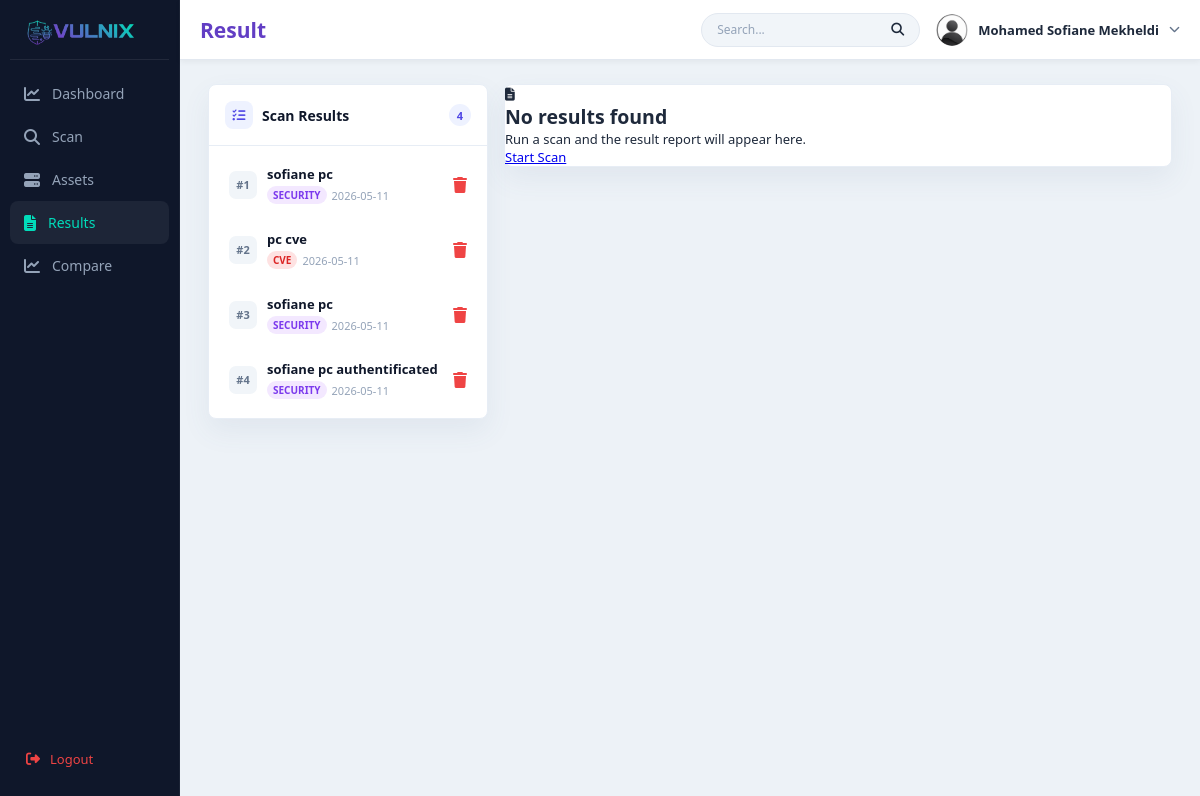
/result?scan_id=23 (signed in), run on an earlier commit of the app's database.
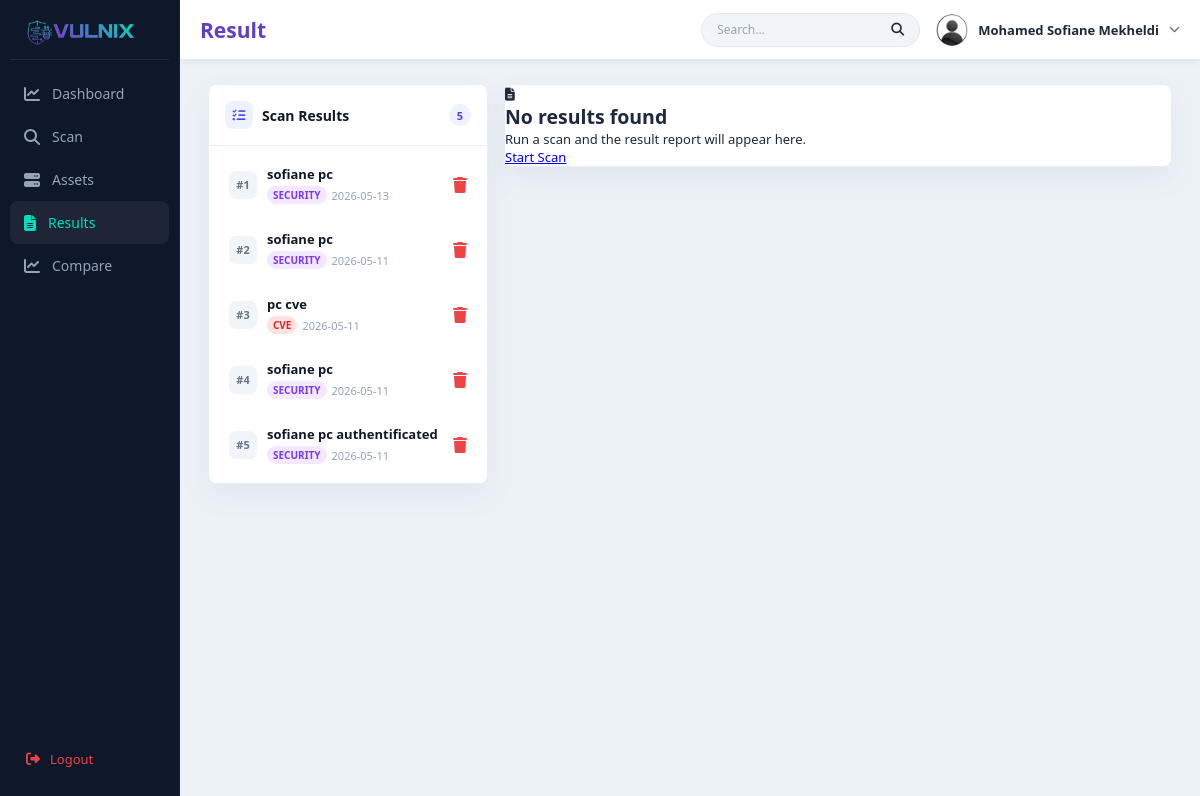
And on a later commit of the database.
### tables this page shows
CREATE TABLE scans (
        id INTEGER PRIMARY KEY AUTOINCREMENT,
        user_email TEXT NOT NULL,
        target TEXT NOT NULL,
        scan_type TEXT NOT NULL,
        scan_mode TEXT,
        status TEXT NOT NULL DEFAULT 'scanning',
        result_json TEXT,
        error_message TEXT,
        created_at TEXT NOT NULL,
        completed_at TEXT
    , machine_name TEXT);

### main.py (the view, shortened to what this page needs)
@app.route("/result")
def result():
    if "user" not in session:
        return redirect(url_for("home"))
    ensure_scans_table()
    user_email = session["user"]["email"]
    scans = fetch_user_scans(user_email)
    selected_scan = None
    selected_scan_id = request.args.get("scan_id", type=int)
    if selected_scan_id:
        selected_scan = fetch_scan(selected_scan_id, user_email)
    elif scans:
        selected_scan = fetch_scan(scans[0]["id"], user_email)
    result_payload = None
    target = None
    scan_type = None
    scan_error = None
    findings = (result_payload or {}).get("findings", [])
    return render_template(
        "result.html",
        user=session["user"],
        active="result",
        scans=scans,
        selected_scan=selected_scan,
        results=result_payload,
        target=target,
        scan_type=scan_type,
        scan_error=scan_error,
    )

### main.py (called while the page is built, shortened)
def get_db_connection():
    conn = sqlite3.connect(DB_PATH)
    conn.row_factory = sqlite3.Row
    return conn

def ensure_scans_table():
    conn = get_db_connection()
    cursor = conn.cursor()
    cursor.execute(
        """
        CREATE TABLE IF NOT EXISTS scans (
            id INTEGER PRIMARY KEY AUTOINCREMENT,
            user_email TEXT NOT NULL,
            machine_name TEXT,
            target TEXT NOT NULL,
            scan_type TEXT NOT NULL,
            scan_mode TEXT,
            status TEXT NOT NULL DEFAULT 'scanning',
            result_json TEXT,
            error_message TEXT,
            created_at TEXT NOT NULL,
            completed_at TEXT
        )
        """
    )
    columns = {
        row[1]
        for row in cursor.execute("PRAGMA table_info(scans)").fetchall()
    }
    if "machine_name" not in columns:
        cursor.execute("ALTER TABLE scans ADD COLUMN machine_name TEXT")
    conn.commit()
    conn.close()

def fetch_user_scans(user_email):
    conn = get_db_connection()
    rows = conn.execute(
        """
        SELECT id, machine_name, target, scan_type, scan_mode, status, created_at, completed_at
        FROM scans
        WHERE user_email = ?
        ORDER BY created_at DESC, id DESC
        """,
        (user_email,),
    ).fetchall()
    conn.close()
    scans = [dict(row) for row in rows]
    for display_no, scan in enumerate(scans, start=1):
        scan["display_no"] = display_no
        scan["asset_label"] = scan.get("machine_name") or scan.get("target")
    return scans

def fetch_scan(scan_id, user_email):
    conn = get_db_connection()
    row = conn.execute(
        "SELECT * FROM scans WHERE id = ? AND user_email = ?",
        (scan_id, user_email),
    ).fetchone()
    conn.close()
    if not row:
        return None

### templates/result.html (shortened to what this page needs)
{% extends "base.html" %}
{% block extra_css %}
<link rel="stylesheet" href="{{ url_for('static', filename='css/result.css') }}">
{% endblock %}
{% block content %}
{% set asset_name = selected_scan.asset_label|default(selected_scan.machine_name or selected_scan.target) if selected_scan else "" %}
<div class="result-layout">
    <aside class="scan-sidebar">
        <div class="sidebar-header">
            <i class="fas fa-list-check"></i>
            <h3>Scan Results</h3>
            <span class="scan-count-badge">{{ scans|length }}</span>
        </div>
        {% if not scans %}
            <div class="sidebar-empty">
                <i class="fas fa-inbox"></i>
                <p>No scans yet</p>
                <a href="{{ url_for('scan_page') }}">Start a scan</a>
            </div>
        {% else %}
            <ul class="scan-list">
                {% for scan in scans %}
                    {% set is_active = selected_scan and selected_scan.id == scan.id %}
                    <li>
                        <a href="{{ url_for('result', scan_id=scan.id) }}"
                        class="scan-list-item {% if is_active %}active{% endif %}">
                            <span class="scan-num">#{{ scan.display_no }}</span>
                            <div class="scan-list-body">
                                <b class="scan-list-name">{{ scan.asset_label or scan.target }}</b>
                                <span class="scan-list-meta">
                                    <span class="scan-type-pill type-{{ scan.scan_type }}">{{ scan.scan_type }}</span>
                                    {{ scan.created_at[:10] if scan.created_at else "" }}
                                </span>
                            </div>
                            <form method="POST"
                                action="{{ url_for('delete_scan', scan_id=scan.id) }}"
                                onsubmit="return showDeleteModal(event, this);"
                                style="margin:0;">
                                <button type="submit" style="background:none;border:none;color:#ef4444;cursor:pointer;font-size:16px;padding:0;">
                                    <i class="fas fa-trash"></i>
                                </button>
                            </form>
                        </a>
                    </li>
                {% endfor %}
            </ul>
        {% endif %}
    </aside>
    <div class="result-dashboard">
        {% if not selected_scan %}
            <section class="result-empty">
                <i class="fas fa-file-alt"></i>
                <h2>No results found</h2>
                <p>Run a scan and the result report will appear here.</p>
                <a href="{{ url_for('scan_page') }}">Start Scan</a>
            </section>
        {% endif %}
    </div>
</div>
{% endblock %}

### templates/base.html (shortened to what this page needs)
<!DOCTYPE html>
<html lang="en">
<head>
    <link rel="stylesheet" href="{{ url_for('static', filename='css/base.css') }}">
    {% block extra_css %}{% endblock %}
    <link href="https://cdnjs.cloudflare.com/ajax/libs/font-awesome/6.5.0/css/all.min.css" rel="stylesheet">
</head>
<body>
<div class="sidebar">
    <div class="sidebar-logo">
        <img src="{{ url_for('static', filename='images/logo.png') }}">
    </div>
    <a href="/dashboard" class="side-item {% if active=='dashboard' %}active{% endif %}">
        <i class="fas fa-chart-line"></i>
        <span>Dashboard</span>
    </a>
    <a href="/scan" class="side-item {% if active=='scan' %}active{% endif %}">
        <i class="fas fa-search"></i>
        <span>Scan</span>
    </a>
    <a href="/asset" class="side-item {% if active=='asset' %}active{% endif %}">
        <i class="fas fa-server"></i>
        <span>Assets</span>
    </a>
    <a href="/result" class="side-item {% if active=='result' %}active{% endif %}">
        <i class="fas fa-file-alt"></i>
        <span>Results</span>
    </a>
    <a href="/compare" class="side-item {% if active=='compare' %}active{% endif %}">
        <i class="fas fa-chart-line"></i>
        <span>Compare</span>
    </a>
    <a href="{{ url_for('logout') }}" class="sidebar-logout">
        <i class="fas fa-sign-out-alt"></i>
        <span>Logout</span>
    </a>
</div>
<div class="topbar">
    <div class="left">
        <div class="page-indicator">
            <span><b>{{ active|capitalize }}</b></span>
        </div>
    </div>
    <div class="right">
        <div class="search-box">
            <input type="text" placeholder="Search...">
            <i class="fas fa-search"></i>
        </div>
        <div class="profile-container">
            <div class="profile-trigger" onclick="toggleProfile()">
                <img src="{{ url_for('static', filename='images/user.png') }}" class="profile-img">
                <span class="profile-name-top" id="topName">
                    {{ user.name.title() }}
                </span>
                <i class="fas fa-chevron-down profile-arrow"></i>
            </div>
        </div>
    </div>
</div>
<div class="main-content">
    {% block content %}{% endblock %}
</div>
</body>
</html>

### static/css/base.css (style rules this page uses)
* { margin: 0; padding: 0; box-sizing: border-box; font-family: "Segoe UI", sans-serif; }
body { background: #edf2f7; font-size: 13px; color: #1e293b; overflow-x: hidden; }
h1, h2, h3 { font-weight: 600; }
p, span { font-weight: 400; }
:root { --bg-main: #0F172A; --bg-soft: #111827; --card: #ffffff; --border: #e2e8f0; --text-main: #1e293b; --text-muted: #64748b; --primary: #7f30cb; --accent: #01dcba; --danger: #ef4444; }
.topbar { position: fixed; top: 0; left: 180px; width: calc(100% - 180px); height: 60px; background: #ffffff; border-bottom: 1px solid #e2e8f0; display: flex; align-items: center; justify-content: space-between; padding: 0 20px; z-index: 100; box-shadow: 0 2px 6px rgba(0, 0, 0, 0.05); }
.topbar .left, .topbar .right { display: flex; align-items: center; gap: 16px; }
.page-indicator { display: flex; align-items: center; gap: 8px; font-size: 21px; font-weight: 600; color: #623ec4; }
.search-box { display: flex; align-items: center; background: #f1f5f9; border: 1px solid #e2e8f0; border-radius: 30px; height: 34px; padding: 0 15px; }
.search-box input { border: none; background: transparent; outline: none; color: #1e293b; font-size: 12px; }
.search-box input::placeholder { color: #94a3b8; }
.profile-container { position: relative; }
.profile-trigger { display: flex; align-items: center; gap: 10px; cursor: pointer; }
.profile-img { width: 32px; height: 32px; border-radius: 50%; }
.profile-name-top { font-size: 13px; font-weight: 600; color: #1e293b; }
.profile-arrow { font-size: 11px; color: #64748b; }
.sidebar { position: fixed; top: 0; height: 100vh; width: 180px; background: #0f172a; left: 0; align-items: flex-start; padding: 20px 10px; background: #0F172A; border-right: 1px solid rgba(255,255,255,0.05); display: flex; flex-direction: column; align-items: center; padding-top: 10px; }
.side-item { display: flex; align-items: center; gap: 12px; width: 100%; padding: 12px 14px; color: #94a3b8; text-decoration: none; border-radius: 8px; transition: 0.2s; }
.sidebar-logo { width: 100%; padding-top: 6px; padding-bottom:4px ; border-bottom: 1px solid rgba(255,255,255,0.08); margin-bottom: 12px; }
.sidebar-logo img { width: 150px; }
.side-item i { font-size: 16px; }
.side-item.active i { color: #01dcba; }
.side-item span { font-size: 14px; font-weight: 500; }
.side-item.active { background: rgba(255,255,255,0.06); color: #01dcba; }
.sidebar { display: flex; flex-direction: column; align-items: stretch; }
.sidebar-logout { display: flex; align-items: center; gap: 10px; padding: 12px 16px; margin-top: auto; color: #ef4444; text-decoration: none; font-weight: 500; border-radius: 10px; transition: 0.2s; }
.sidebar-logout i { font-size: 14px; }
.main-content { margin-left: 180px; margin-top: 60px; padding: 24px 28px; }

What changed in the data, as far as the page shows it:
added scans: display_no "1", machine_name "sofiane pc", scan_type "SECURITY", created_at "2026-05-13"
computed for scans (number 2 of 5 on the later page): display_no "1" → "2"
computed for scans "pc cve": display_no "2" → "3"
computed for scans (number 4 of 5 on the later page): display_no "3" → "4"
computed for scans "sofiane pc authentificated": display_no "4" → "5"
Also different on the page:
{{ scans|length }}: "4" → "5"
